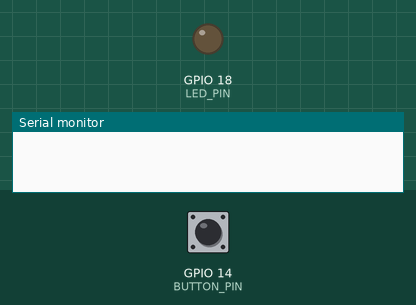
Simulated run of this sketch. Board: ESP32. Parts: output pins drawn as LEDs (lit = HIGH), the last lines printed to the serial monitor. The inputs (shaded band) are chosen by the test bench; at power-on: GPIO 14 (BUTTON_PIN) HIGH.

Above: at 1.2 s.
1.3 s: GPIO 14 (BUTTON_PIN) pulled LOW for 0.15 s
At 1.6 s:
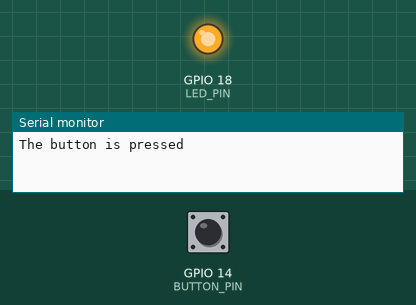
2.9 s: GPIO 14 (BUTTON_PIN) pulled LOW for 1 s
At 4.0 s:
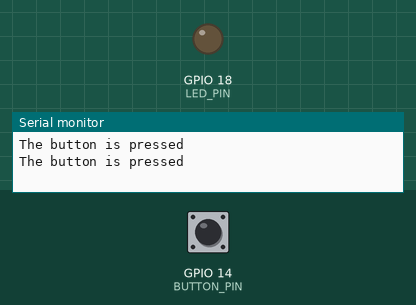
5.4 s: GPIO 14 (BUTTON_PIN) pulled LOW for 3.2 s
At 6.0 s:
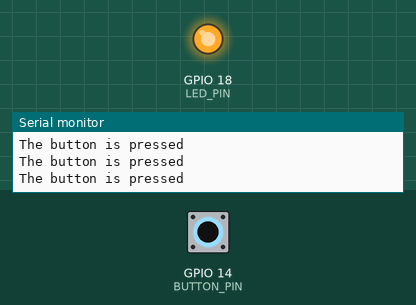
Timing chart, 0 to 8.4 s (numbered marks = the images above; inputs shaded):
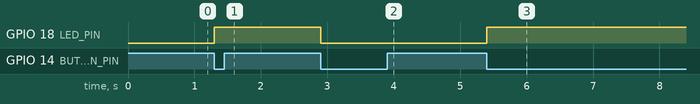

The sketch:

LED_PushButton_PullUpPullDown.ino
```cpp
/*
 * This ESP32 code is created by esp32io.com
 *
 * This ESP32 code is released in the public domain
 *
 * For more detail (instruction and wiring diagram), visit https://esp32io.com/tutorials/esp32-button-toggle-led
 */

#define BUTTON_PIN 14  // ESP32 pin GIOP14, which connected to button
#define LED_PIN    18  // ESP32 pin GIOP18, which connected to led

// The below are variables, which can be changed
int led_state = LOW;    // the current state of LED
int button_state;       // the current state of button
int last_button_state;  // the previous state of button

void setup() {
  Serial.begin(9600);                // initialize serial
  pinMode(BUTTON_PIN, INPUT_PULLUP); // set ESP32 pin to input pull-up mode
  pinMode(LED_PIN, OUTPUT);          // set ESP32 pin to output mode

  button_state = digitalRead(BUTTON_PIN);
}

void loop() {
  last_button_state = button_state;      // save the last state
  button_state = digitalRead(BUTTON_PIN); // read new state

  if (last_button_state == HIGH && button_state == LOW) {
    Serial.println("The button is pressed");

    // toggle state of LED
    led_state = !led_state;

    // control LED arccoding to the toggled state
    digitalWrite(LED_PIN, led_state);
  }
}
```

Measured:
- after the input at 1.3 s, GPIO 18 (LED_PIN): LOW → HIGH at once
- after the input at 2.9 s, GPIO 18 (LED_PIN): HIGH → LOW at once
- after the input at 5.4 s, GPIO 18 (LED_PIN): LOW → HIGH at once
